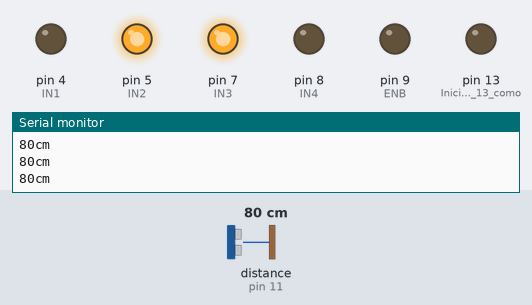
A sketch run on a simulated Arduino Uno, built with avr-gcc and run on an emulated ATmega328P. Parts: output pins drawn as LEDs (lit = HIGH), the last lines printed to the serial monitor. Wiring (inferred from the names in the program): ultrasonic range finder: trigger pin 12; echo pin 11. Dashed ring = blinking. The inputs (shaded band) are chosen by the test bench; at power-on: distance to the obstacle (sensor on pin 11) 80 cm. The echo pulse lasts 58.3 µs per cm; pins used as bus, display or sensor lines are not drawn.

Above: at 1.2 s.
1.3 s: distance to the obstacle (sensor on pin 11) set to 13 cm
2.8 s: distance to the obstacle (sensor on pin 11) set to 10 cm
At 3.6 s:
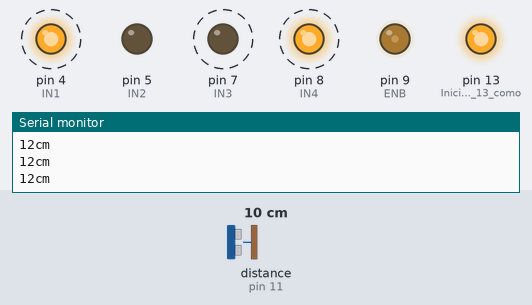
5.8 s: distance to the obstacle (sensor on pin 11) set to 18 cm
At 6.4 s:
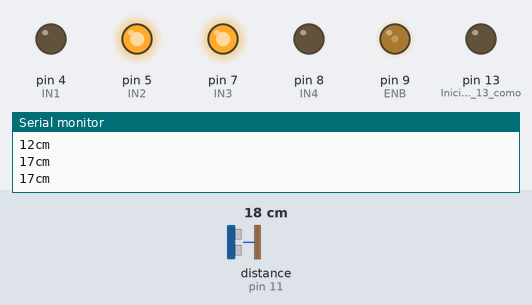
7.3 s: distance to the obstacle (sensor on pin 11) set to 2 cm
At 8.8 s:
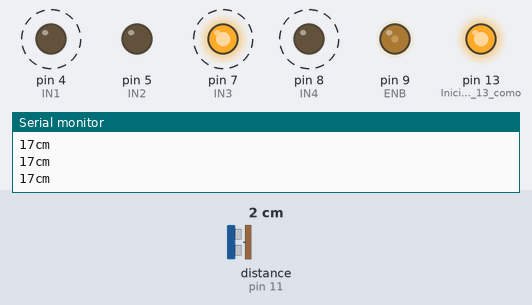
10.3 s: distance to the obstacle (sensor on pin 11) set to 35 cm
At 11.4 s:
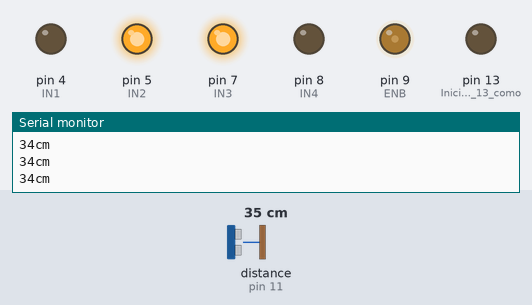
Timing chart, 0 to 12.9 s (numbered marks = the images above; inputs shaded):
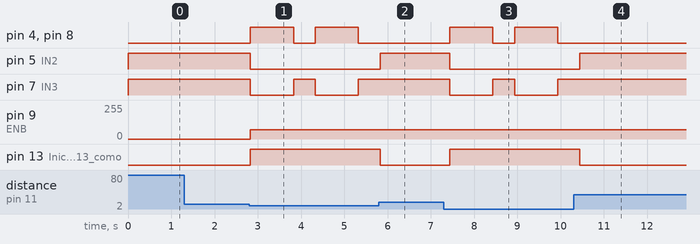

Measured:
- the behaviour switches between 12 and 11 cm on distance to the obstacle (sensor on pin 11) (found by bisection; images 0 and 1)
- after the input at 2.8 s, pin 4 (IN1), pin 8 (IN4): alternates HIGH for 1.0 s and LOW for 0.50 s, starting at once; pin 5 (IN2): HIGH → LOW at once; pin 7 (IN3): alternates HIGH for 0.50 s and LOW for 1.0 s, starting at once; pin 9 (ENB): 0/255 → 70/255 at once; pin 13 (Inicializa_el_pin_13_como): LOW → HIGH at once
- after the input at 5.8 s, pin 4 (IN1), pin 8 (IN4): stays LOW (without the input it goes to HIGH after 0.03 s); pin 5 (IN2): LOW → HIGH at once; pin 7 (IN3): stays HIGH (without the input it goes to LOW after 0.03 s); pin 13 (Inicializa_el_pin_13_como): HIGH → LOW at once
- after the input at 7.3 s, pin 4 (IN1), pin 8 (IN4): alternates HIGH for 1.0 s and LOW for 0.50 s, starting after 0.14 s; pin 5 (IN2): HIGH → LOW after 0.14 s; pin 7 (IN3): alternates HIGH for 0.50 s and LOW for 1.0 s, starting after 0.14 s; pin 13 (Inicializa_el_pin_13_como): LOW → HIGH after 0.14 s
- after the input at 10.3 s, pin 4 (IN1), pin 8 (IN4): stays LOW (without the input it goes to HIGH after 0.14 s); pin 5 (IN2): LOW → HIGH after 0.14 s; pin 7 (IN3): stays HIGH (without the input it goes to LOW after 0.14 s); pin 13 (Inicializa_el_pin_13_como): HIGH → LOW after 0.14 s

The sketch:

AUTO.ino
```cpp
//IGNACIO Diez Itec
//22/11/2020
int IN1 = 4;    // Input1 conectada al pin 4 de Arduino
int IN2 = 5;    // Input2 conectada al pin 5 de Arduino
int IN3 = 7;    // Input3 conectada al pin 7 de Arduino
int IN4 = 8;    // Input4 conectada al pin 8 de Arduino
int ENB = 9;    // ENB conectada al pin 9 de Arduino
int ECHO = 11;  // ECHO al Arduino pin 11 de Arduino
int TRIG = 12;  // TRIG al Arduino pin 12 de Arduino
long duracion, distancia;


void setup() {
  Serial.begin (9600);       // inicializa el puerto serial
  pinMode (IN1, OUTPUT);     // Inicializa el pin 4  como salida digital.
  pinMode (IN2, OUTPUT);     // Inicializa el pin 5 como salida digital.
  pinMode (IN3, OUTPUT);     // Inicializa el pin 7 como salida digital.
  pinMode (IN4, OUTPUT);     // Inicializa el pin 8 como salida digital.
  pinMode (ENB, OUTPUT);     // Inicializa el pin 9 como salida digital.
  pinMode (ECHO, INPUT);     // Inicializa el pin 11 como entrada (ECHO)
  pinMode (TRIG, OUTPUT);    // Inicializa el pin 12 como salida  (TRIGER)
  pinMode(13, OUTPUT);       // Inicializa el pin 13 como salida
  }

void loop() {

  digitalWrite(TRIG, LOW);
  delayMicroseconds(2);
  digitalWrite(TRIG, HIGH);   // genera el pulso de TRIGER por 10ms
  delayMicroseconds(10);
  digitalWrite(TRIG, LOW);

  duracion = pulseIn(ECHO, HIGH);           //Lectura del sensor
  distancia = (duracion/2) / 29;            //Formula para calcular distancia en centimetros

  if (distancia >= 500 || distancia <= 0){  // Si la distancia es mayor a 500cm o menor a 0cm

  }
  else {

    digitalWrite(13, 0);               // Pin 13 en bajo

// Si la distancia esta en el rango de 1 a 10 el movil retrocedera y girara
   if (distancia <= 10 && distancia >= 1)
   {
    digitalWrite(13, 1);                // Pin 13 en alto
                                        // Codigo para retroceder
    digitalWrite(IN1,1);
    digitalWrite(IN2,0);
    digitalWrite(IN3,0);
    digitalWrite(IN4,1);
    analogWrite(ENB,70);
    delay(1000);
                                        // Codigo para girar
    digitalWrite(IN1,0);
    digitalWrite(IN2,0);
    digitalWrite(IN3,1);
    digitalWrite(IN4,0);
    analogWrite(ENB,70);
    delay(500);
    }

// Si la distancia se encuentra entre 10 y 500 el movil avanzara en linea recta
// Codigo para que el movil avance en linea recta
  else{
      Serial.print(distancia);           // Imprime el valor de la distancia en el monitor serial
      Serial.println("cm");              // Imprime al lado de la distancia los centimetros "cm"
      digitalWrite(IN1,0);
      digitalWrite(IN2,1);
      digitalWrite(IN3,1);
      digitalWrite(IN4,0);
      delay(400);
    }
     }
}
```
